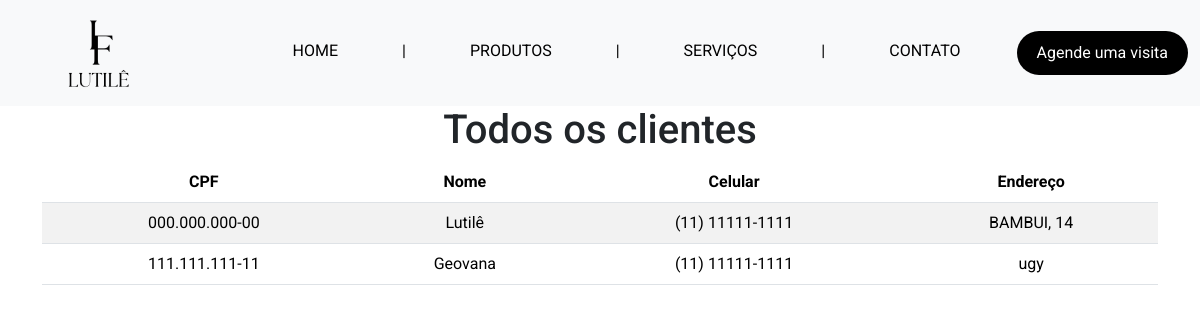
Page /admin/clientes on the committed database.
### tables this page shows
CREATE TABLE `cliente` (
  `cpf` VARCHAR(11) NOT NULL,
  `nome_cliente` VARCHAR(100) NOT NULL,
  `celular` VARCHAR(14) NOT NULL,
  `endereco` VARCHAR(100) NOT NULL,
  PRIMARY KEY (`cpf`)
);

### app.py (the view)
@app.route('/admin/clientes', methods=['GET'])
def clientes_admin():
    clientes = get_clientes()
    return render_template('html/pages/admin/clientes-admin.html', clientes=clientes)

### app.py (called while the page is built)
def get_connection():
    return sqlite3.connect('instance/salao_festas.db')

def get_clientes():
    with get_connection() as conn:
        cursor = conn.cursor()
        cursor.execute('SELECT * FROM cliente')
        clientes = cursor.fetchall()
        return clientes

@app.context_processor
def inject_active():
    def is_active(endpoint): #recebe o endpoint (rota) e verifica se é igual o endpoint atual, se for ele retorna a classeactive, se não retorna vazio
        return 'active' if request.endpoint == endpoint else ''
    return dict(is_active=is_active)

### templates/html/pages/admin/clientes-admin.html
{% extends 'base.html'%}
{% block content %}
<h1 class="text-center">Todos os clientes</h1>
<div class="container d-flex flex-column align-items-center">
    <table class="table table-striped">
        <thead>
          <tr>
            <th scope="col" class="text-center">CPF</th>
            <th scope="col" class="text-center">Nome</th>
            <th scope="col" class="text-center">Celular</th>
            <th scope="col" class="text-center">Endereço</th>
          </tr>
        </thead>
        <tbody>
          {% for cliente in clientes %}
          <tr>
              <td class="text-center">{{ cliente[0] }}</td>
              <td class="text-center">{{ cliente[1] }}</td>
              <td class="text-center">{{ cliente[2] }}</td>
              <td class="text-center">{{ cliente[3] }}</td>
          </tr>
          {% endfor %}
        </tbody>
      </table>
</div>
{% endblock %}

### static/style/style.css (style rules this page uses)
* { font-family: "Roboto", sans-serif !important; }
body { overflow-y: auto; }

### rows in the picture
cliente: cpf "000.000.000-00", nome_cliente "Lutilê", celular "(11) 11111-1111", endereco "BAMBUI, 14"
cliente: cpf "111.111.111-11", nome_cliente "Geovana", celular "(11) 11111-1111", endereco "ugy"
